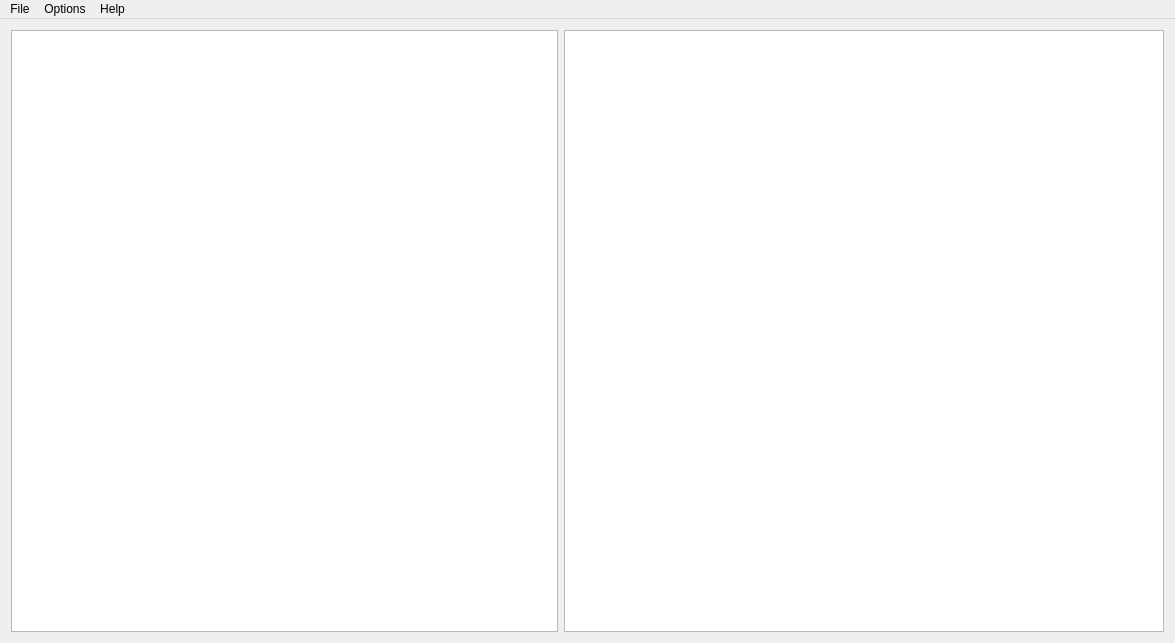
<?xml version="1.0" encoding="UTF-8"?>
<ui version="4.0">
 <class>MainWindow</class>
 <widget class="QMainWindow" name="MainWindow">
  <property name="geometry">
   <rect>
    <x>0</x>
    <y>0</y>
    <width>1175</width>
    <height>643</height>
   </rect>
  </property>
  <property name="windowTitle">
   <string>BCrossword 3D</string>
  </property>
  <widget class="QWidget" name="centralWidget">
   <layout class="QHBoxLayout" name="horizontalLayout">
    <item>
     <widget class="WordTableViewController" name="wordTableView">
      <property name="minimumSize">
       <size>
        <width>400</width>
        <height>600</height>
       </size>
      </property>
      <property name="maximumSize">
       <size>
        <width>16777215</width>
        <height>16777215</height>
       </size>
      </property>
     </widget>
    </item>
    <item>
     <widget class="Grid3DGraphicsView" name="graphicsView">
      <property name="sizePolicy">
       <sizepolicy hsizetype="Expanding" vsizetype="Expanding">
        <horstretch>0</horstretch>
        <verstretch>0</verstretch>
       </sizepolicy>
      </property>
      <property name="minimumSize">
       <size>
        <width>600</width>
        <height>600</height>
       </size>
      </property>
      <property name="maximumSize">
       <size>
        <width>900</width>
        <height>900</height>
       </size>
      </property>
     </widget>
    </item>
   </layout>
  </widget>
  <widget class="QMenuBar" name="menuBar">
   <property name="geometry">
    <rect>
     <x>0</x>
     <y>0</y>
     <width>1175</width>
     <height>21</height>
    </rect>
   </property>
   <widget class="QMenu" name="menuFile">
    <property name="title">
     <string>File</string>
    </property>
    <addaction name="actionOpen"/>
    <addaction name="actionSave_Crossword"/>
    <addaction name="actionExit"/>
   </widget>
   <widget class="QMenu" name="menuAbout">
    <property name="title">
     <string>Options</string>
    </property>
    <addaction name="actionShow_Grid"/>
   </widget>
   <widget class="QMenu" name="menuAbout_2">
    <property name="title">
     <string>Help</string>
    </property>
    <addaction name="actionOnline_Help"/>
    <addaction name="actionAbout_2"/>
   </widget>
   <addaction name="menuFile"/>
   <addaction name="menuAbout"/>
   <addaction name="menuAbout_2"/>
  </widget>
  <action name="actionAbout">
   <property name="text">
    <string>About</string>
   </property>
  </action>
  <action name="actionOpen">
   <property name="text">
    <string>Load Crossword</string>
   </property>
  </action>
  <action name="actionExit">
   <property name="text">
    <string>Exit</string>
   </property>
  </action>
  <action name="actionSave_Crossword">
   <property name="text">
    <string>Save Crossword</string>
   </property>
  </action>
  <action name="actionOnline_Help">
   <property name="text">
    <string>Online Help</string>
   </property>
  </action>
  <action name="actionAbout_2">
   <property name="text">
    <string>About</string>
   </property>
  </action>
  <action name="actionShow_Grid">
   <property name="checkable">
    <bool>true</bool>
   </property>
   <property name="checked">
    <bool>true</bool>
   </property>
   <property name="text">
    <string>Show Grid</string>
   </property>
  </action>
 </widget>
 <layoutdefault spacing="6" margin="11"/>
 <customwidgets>
  <customwidget>
   <class>Grid3DGraphicsView</class>
   <extends>QGraphicsView</extends>
   <header>grid3dgraphicsview.h</header>
  </customwidget>
  <customwidget>
   <class>WordTableViewController</class>
   <extends>QTableView</extends>
   <header>wordtableviewcontroller.h</header>
  </customwidget>
 </customwidgets>
 <resources/>
 <connections>
  <connection>
   <sender>actionOpen</sender>
   <signal>triggered()</signal>
   <receiver>MainWindow</receiver>
   <slot>loadFile()</slot>
   <hints>
    <hint type="sourcelabel">
     <x>-1</x>
     <y>-1</y>
    </hint>
    <hint type="destinationlabel">
     <x>587</x>
     <y>321</y>
    </hint>
   </hints>
  </connection>
  <connection>
   <sender>actionExit</sender>
   <signal>triggered()</signal>
   <receiver>MainWindow</receiver>
   <slot>close()</slot>
   <hints>
    <hint type="sourcelabel">
     <x>-1</x>
     <y>-1</y>
    </hint>
    <hint type="destinationlabel">
     <x>587</x>
     <y>321</y>
    </hint>
   </hints>
  </connection>
  <connection>
   <sender>actionSave_Crossword</sender>
   <signal>triggered()</signal>
   <receiver>MainWindow</receiver>
   <slot>saveFile()</slot>
   <hints>
    <hint type="sourcelabel">
     <x>-1</x>
     <y>-1</y>
    </hint>
    <hint type="destinationlabel">
     <x>587</x>
     <y>321</y>
    </hint>
   </hints>
  </connection>
  <connection>
   <sender>actionShow_Grid</sender>
   <signal>toggled(bool)</signal>
   <receiver>graphicsView</receiver>
   <slot>setVisible(bool)</slot>
   <hints>
    <hint type="sourcelabel">
     <x>-1</x>
     <y>-1</y>
    </hint>
    <hint type="destinationlabel">
     <x>865</x>
     <y>331</y>
    </hint>
   </hints>
  </connection>
 </connections>
 <slots>
  <slot>loadFile()</slot>
  <slot>saveFile()</slot>
 </slots>
</ui>
